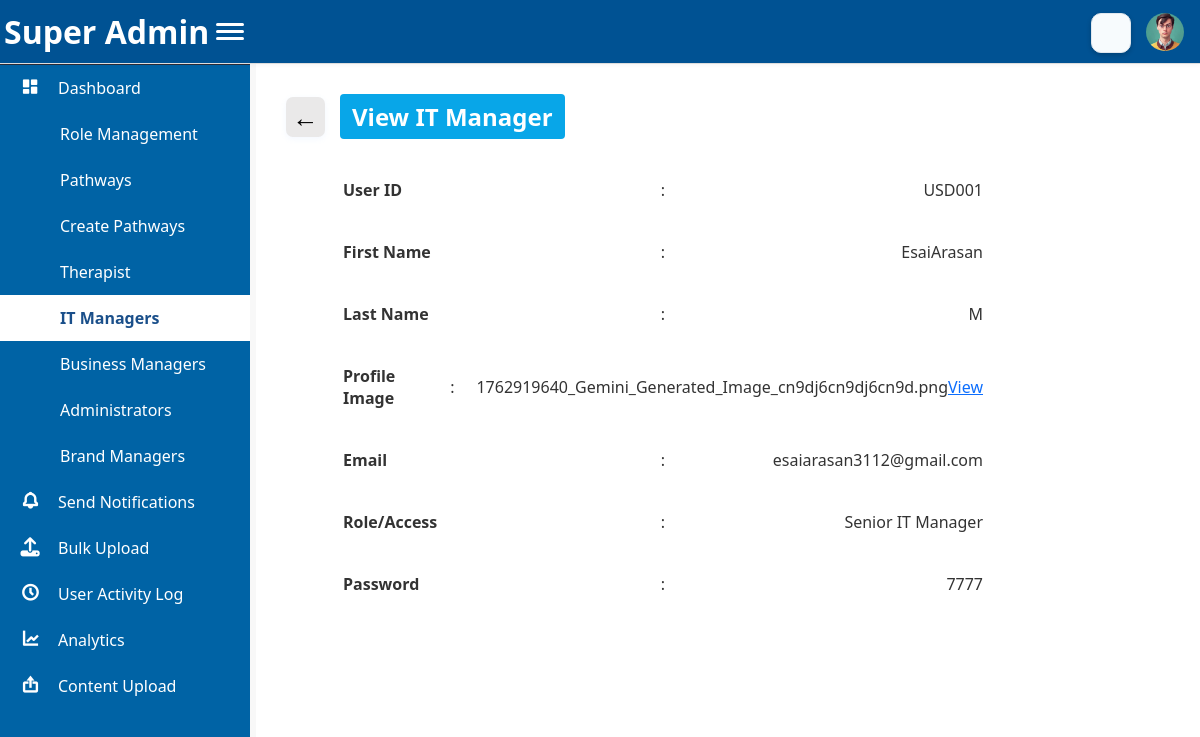
/pages/view_it_manager.php?id=1 (signed in), run on the app's committed database.
### tables this page shows
CREATE TABLE `navigation_items` (
  `nav_id` int(11) NOT NULL,
  `nav_name` varchar(100) NOT NULL,
  `nav_icon` varchar(100) DEFAULT NULL,
  `nav_link` varchar(255) DEFAULT NULL,
  `parent_id` int(11) DEFAULT NULL,
  `created_at` timestamp NOT NULL DEFAULT current_timestamp(),
  `updated_at` timestamp NOT NULL DEFAULT current_timestamp() ON UPDATE current_timestamp(),
  `sub_nav_link` varchar(255) DEFAULT NULL
);

CREATE TABLE `it_managers` (
  `it_manager_id` int(10) UNSIGNED NOT NULL,
  `user_id` varchar(10) NOT NULL,
  `first_name` varchar(100) NOT NULL,
  `last_name` varchar(100) NOT NULL,
  `email` varchar(150) NOT NULL,
  `password` varchar(255) NOT NULL,
  `role_access_id` int(10) UNSIGNED DEFAULT NULL,
  `profile_image` varchar(255) DEFAULT NULL,
  `created_at` datetime DEFAULT current_timestamp(),
  `created_by` int(10) UNSIGNED DEFAULT NULL,
  `updated_at` datetime DEFAULT current_timestamp() ON UPDATE current_timestamp(),
  `updated_by` int(10) UNSIGNED DEFAULT NULL
);

CREATE TABLE `role_management` (
  `r_id` int(11) NOT NULL,
  `role` varchar(50) DEFAULT NULL,
  `department` varchar(150) DEFAULT NULL,
  `access_navigations` varchar(155) DEFAULT NULL,
  `created_at` datetime DEFAULT current_timestamp(),
  `updated_at` datetime NOT NULL,
  `viewed_at` datetime NOT NULL,
  `deleted_at` datetime NOT NULL,
  `controls` text NOT NULL
);

### pages/view_it_manager.php (the view, shortened to what this page needs)
<?php
require_once '../includes/header.php';
require_once '../includes/sidebar.php';
$it_manager_id = $_GET['id'] ?? null;
$stmt = $pdo->prepare("SELECT * FROM it_managers WHERE it_manager_id = ?");
$stmt->execute([$it_manager_id]);
$it_manager = $stmt->fetch(PDO::FETCH_ASSOC);
$role_name = 'N/A';
if (!empty($it_manager['role_access_id'])) {
    $stmt = $pdo->prepare("SELECT role FROM role_management WHERE r_id = ?");
    $stmt->execute([$it_manager['role_access_id']]);
    $role_name = $stmt->fetchColumn() ?: 'N/A';
}
?>
<div class="main-content" style="background: #fff;">
    <div class="page-header">
        <button class="back-btn" onclick="window.history.back();">&larr;</button>
        <span class="page-title">View IT Manager</span>
    </div>
    <div class="it_manager-info">
        <div class="info-row">
            <div class="info-label">User ID</div>
            <div class="info-colon">:</div>
            <div class="info-value"><?= htmlspecialchars($it_manager['user_id'] ?? 'N/A') ?></div>
        </div>
        <div class="info-row">
            <div class="info-label">First Name</div>
            <div class="info-colon">:</div>
            <div class="info-value"><?= htmlspecialchars($it_manager['first_name'] ?? 'N/A') ?></div>
        </div>
        <div class="info-row">
            <div class="info-label">Last Name</div>
            <div class="info-colon">:</div>
            <div class="info-value"><?= htmlspecialchars($it_manager['last_name'] ?? 'N/A') ?></div>
        </div>
       <div class="info-row">
                <div class="info-label">Profile Image</div>
                <div class="info-colon">:</div>
                <div class="info-value" style="display: flex; justify-content: space-between; align-items: center; margin-left: 8px;">
                    <?php if (!empty($it_manager['profile_image'])): ?>
                        <span><?= htmlspecialchars($it_manager['profile_image']) ?></span>
                        <a href="javascript:void(0)" onclick="showImageCard()" style="text-decoration: underline; color: #0d6efd; cursor: pointer;">
                            View
                        </a>
                    <?php else: ?>
                        N/A
                    <?php endif; ?>
                </div>
            </div>
        <div class="info-row">
            <div class="info-label">Email</div>
            <div class="info-colon">:</div>
            <div class="info-value"><?= htmlspecialchars($it_manager['email'] ?? 'N/A') ?></div>
        </div>
        <div class="info-row">
            <div class="info-label">Role/Access</div>
            <div class="info-colon">:</div>
            <div class="info-value"><?= htmlspecialchars($role_name ?? 'N/A') ?></div>
        </div>
        <div class="info-row">
            <div class="info-label">Password</div>
            <div class="info-colon">:</div>
            <div class="info-value"><?= htmlspecialchars($it_manager['password'] ?? 'N/A') ?></div>
        </div>
    </div>
</div>
<?php require_once '../includes/footer.php'; ?>

### includes/sidebar.php (shortened to what this page needs)
<div class="sidebar" id="sidebar">
    <div class="logo d-flex justify-content-between align-items-center">
        <h2><?php echo SITE_NAME; ?></h2>
    </div>
    <ul class="nav-menu">
        <?php
        $mysqli = new mysqli(DB_HOST, DB_USER, DB_PASS, DB_NAME);
        if ($mysqli->connect_errno) {
            echo "<li><span style='color:red;'>DB Connection Error</span></li>";
        } else {
            $result = $mysqli->query("SELECT * FROM navigation_items ORDER BY nav_id ASC");
            if ($result && $result->num_rows > 0) {
                $currentFile = basename($_SERVER['PHP_SELF']);
                while ($row = $result->fetch_assoc()) {
                    $navName = $row['nav_name'];
                    $navLink = $row['nav_link'];
                    $navIcon = $row['nav_icon'] ?: 'fa-circle';
                    $subLinks = $row['sub_nav_link'];
                    $isActive = '';
                    $navFile = basename($navLink);
                    $subMatch = false;
                    if (!empty($subLinks)) {
                        $subArray = array_map('trim', explode(',', $subLinks));
                        foreach ($subArray as $sub) {
                            if ($currentFile === basename($sub)) {
                                $subMatch = true;
                                break;
                            }
                        }
                    }
                    if ($currentFile === $navFile || $subMatch) {
                        $isActive = 'active';
                    }
                    echo '<li class="' . $isActive . '">';
                    echo '<a href="' . SITE_URL . $navLink . '">';
                    if (strpos($navIcon, ':') !== false) {
                        echo '<iconify-icon class="nav-icon" icon="' . htmlspecialchars($navIcon) . '" width="22" height="22"></iconify-icon>';
                    } elseif (strpos($navIcon, 'bxs-') === 0 || strpos($navIcon, 'bx-') === 0) {
                        echo '<i class="bx nav-icon ' . htmlspecialchars($navIcon) . '"></i>';
                    } else {
                        echo '<i class="fas nav-icon ' . htmlspecialchars($navIcon) . '"></i>';
                    }
                    echo '<span class="nav-text">' . htmlspecialchars($navName) . '</span>';
                    echo '</a>';
                    echo '</li>';
                }
            } else {
                echo '<li><span style="color:lightgray;">No navigation items found</span></li>';
            }
        }
        ?>
    </ul>
</div>
<link href="https://unpkg.com/boxicons@2.1.4/css/boxicons.min.css?v=4.0" rel="stylesheet">
<link href="https://cdnjs.cloudflare.com/ajax/libs/font-awesome/6.4.0/css/all.min.css?v=4.0" rel="stylesheet">

### assets/css/style.css (style rules this page uses)
* { margin: 0; padding: 0; box-sizing: border-box; font-family: 'Segoe UI', Tahoma, Geneva, Verdana, sans-serif; }
body { background-color: #f8f8f8!important; color: #333; }
.logo { padding: 20px; text-align: center; border-bottom: 1px solid rgba(255, 255, 255, 0.1); }
.logo h2 { font-size: 1.5rem; font-weight: 600; }
.nav-menu li a { display: flex; align-items: center; padding: 15px 20px; color: #ffffff; text-decoration: none; background-color: #0063a5; transition: all 0.3s; }
.nav-menu li a i { margin-right: 10px; font-size: 1.2rem; width: 20px; text-align: center; color: inherit; }
.nav-menu li.active a { color: #0063a5; background-color: #ffffff; }
.page-header { margin-bottom: 30px; }
body { margin:0; padding:0; }
.sidebar { width: 250px; color: white; height: 100vh; position: fixed; top: 10px !important; left: 0; background-color: #0063a5; overflow-y: auto; -webkit-overflow-scrolling: touch; transition: all 0.3s; }
.sidebar .logo { display: flex; justify-content: space-between; align-items: center; padding: 15px; }
.sidebar .nav-menu { list-style: none; padding: 0; margin: 0; }
.sidebar .nav-menu li a { display: flex; align-items: center; padding: 12px 20px; color: white; text-decoration: none; width: 100%; transition: all 0.3s ease; }
.sidebar .nav-menu li.active > a { background-color: #ffffff !important; color: #1a4f8a !important; }
.sidebar .nav-menu li i { margin-right: 10px; transition: color 0.3s; }
.main-content { margin-left: 250px; transition: margin-left 0.3s ease; }
button { background: #2e7d32; border: none; color: white; font-weight: 600; padding: 10px; font-size: 16px; border-radius: 3px; cursor: pointer; }
.main-content { background: #fff; min-height: 100vh; padding: 20px; }
.page-header { display: flex; align-items: center; gap: 12px; margin-bottom: 30px; flex-wrap: wrap; }
.page-header { display: flex; align-items: center; gap: 15px; margin-bottom: 32px; }
.back-btn { background: #eae9e9; border: none; border-radius: 7px; font-size: 26px; width: 39px; height: 40px; display: flex; align-items: center; justify-content: center; cursor: pointer; box-shadow: 0 2px 6px rgba(120,180,255,0.09); color: #000000; transition: background 0.3s ease; }
.page-title { display: inline-block; font-size: 1.5rem; font-weight: bold; margin-bottom: 0; margin-left: 0rem; color: #fff; background-color: #08a6e8; border-radius: 4px; padding: 6px 12px; width: auto!important; }
.main-content { flex: 1; padding: 30px; overflow-y: auto; }
.main-content { padding: 30px; min-height: calc(100vh - 60px); background: #f8f8f8; }
@media (min-width: 992px) { .main-content { margin-left: 16rem; margin-top: 4rem; transition: margin-left 0.3s ease; } }
.sidebar { width: 250px; color: #fff; height: 100vh; position: fixed; transition: width 0.3s ease; overflow-y: auto; top: 0; left: 0; z-index: 999; }
.sidebar .logo { display: flex; justify-content: center; align-items: center; background: #141422; padding: 15px; }
.sidebar .logo h2 { font-size: 18px; color: #fff; margin: 0; }
.nav-menu { list-style: none; padding: 0; margin: 0; }
.nav-menu li a { display: flex; align-items: center; gap: 12px; padding: 12px 20px; color: #cfcfcf; text-decoration: none; transition: background 0.3s, color 0.3s; }
.nav-menu li.active a { background: #3a3a5a; color: #fff; font-weight: bold; }
.nav-menu i, iconify-icon { font-size: 20px; color: currentColor; transition: color 0.3s; }
.info-row { display: flex; align-items: center; margin-bottom: 12px; }
.info-label { flex: 0 0 180px; font-weight: bold; }
.info-colon { margin: 0 6px; }
.info-value { flex: 1; }
.it_manager-info { display: flex; flex-direction: column; gap: 1rem; max-width: 40rem; margin: 0rem auto; margin-left: 57px; }
.info-row { display: flex; justify-content: space-between; align-items: center; padding: 0.5rem 0; }
.info-label { flex: 1; font-weight: bold; text-align: left; }
.info-colon { width: 1rem; text-align: center; }
.info-value { flex: 2; text-align: right; }
h2 { color: #0d9cf3; font-weight: 600; }
.nav-icon { font-size: 20px; width: 22px; height: 22px; display: inline-flex; align-items: center; justify-content: center; margin-right: 10px; vertical-align: middle; }
iconify-icon.nav-icon { line-height: 1; vertical-align: middle; }
.nav-menu li a { display: flex; align-items: center; gap: 8px; }

### pages/view_it_manager.php (style rules this page uses)
.info-row { display: flex; align-items: center; margin-bottom: 8px; }
.info-label { width: 150px; font-weight: 600; }
.info-colon { margin: 0 8px; }
.info-value { flex: 1; }

### data on the page
navigation_items: nav_name "Dashboard"
navigation_items: nav_name "Role Management"
navigation_items: nav_name "Pathways"
navigation_items: nav_name "Create Pathways"
navigation_items: nav_name "Therapist"
navigation_items: nav_name "IT Managers"
navigation_items: nav_name "Business Managers"
navigation_items: nav_name "Administrators"
navigation_items: nav_name "Brand Managers"
navigation_items: nav_name "Send Notifications"
navigation_items: nav_name "Bulk Upload"
navigation_items: nav_name "User Activity Log"
navigation_items: nav_name "Analytics"
navigation_items: nav_name "Content Upload"
it_managers: user "USD001", first_name "EsaiArasan", last_name "M", profile_image "1762919640_Gemini_Generated_Image_cn9dj6cn9dj6cn9d.png", email "esaiarasan3112@gmail.com", password "7777"
role_management: role "Senior IT Manager"
